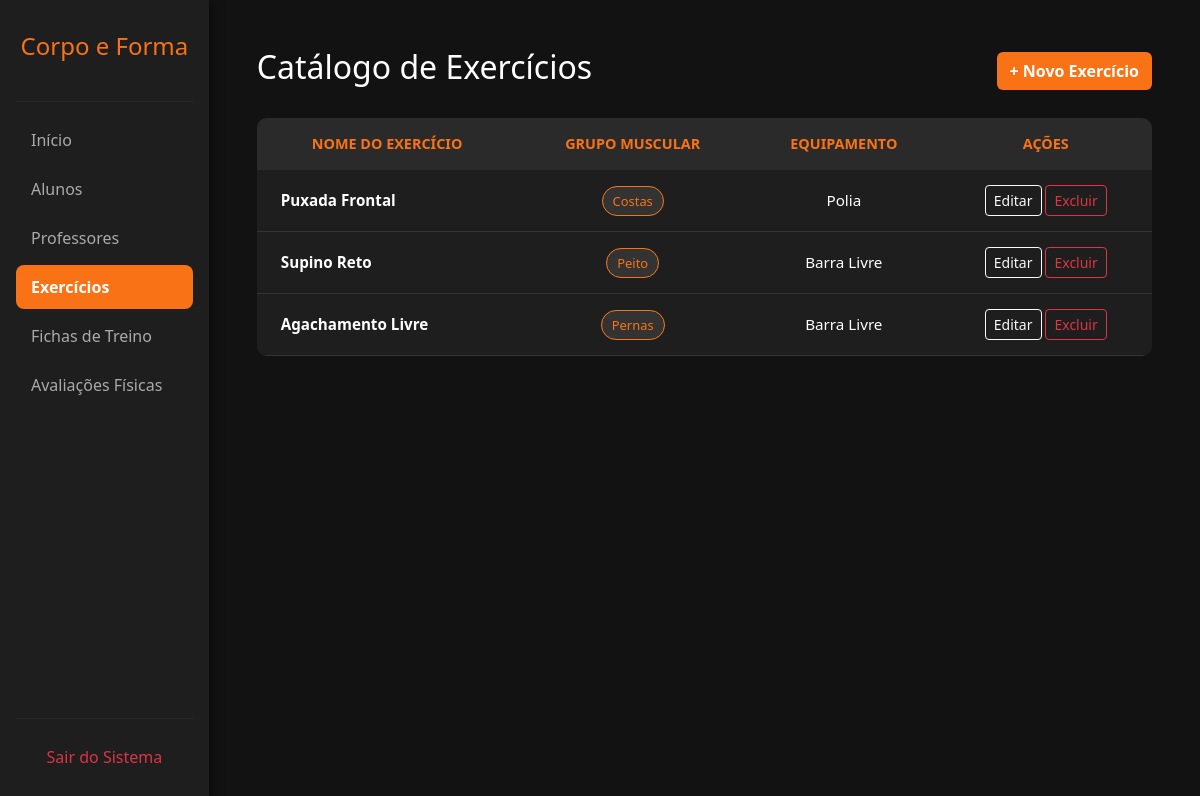
/exercicios.php (signed in), run on the app's committed database.
### tables this page shows
CREATE TABLE `exercicios` (
  `id` int(11) NOT NULL,
  `nome` varchar(100) NOT NULL,
  `grupo_muscular` varchar(50) NOT NULL,
  `equipamento` varchar(50) DEFAULT NULL,
  `instrucoes` text DEFAULT NULL
);

### exercicios.php (the view, shortened to what this page needs)
<?php
require 'conexao.php';
$stmt = $pdo->query("SELECT * FROM exercicios ORDER BY grupo_muscular ASC, nome ASC");
$exercicios = $stmt->fetchAll(PDO::FETCH_ASSOC);
?>
<!DOCTYPE html>
<html lang="pt-BR">
<head>
    <link href="https://cdn.jsdelivr.net/npm/bootstrap@5.3.2/dist/css/bootstrap.min.css" rel="stylesheet">
</head>
<body>
    <div class="d-flex">
        <div class="sidebar p-3 d-flex flex-column">
            <h4 class="text-center mt-3 mb-4" style="color: #f97316;">Corpo e Forma</h4>
            <hr style="border-color: #444;">
            <ul class="nav flex-column mb-auto">
                <li class="nav-item"><a href="painel.php" class="nav-link">Início</a></li>
                <li class="nav-item"><a href="alunos.php" class="nav-link">Alunos</a></li>
                <li class="nav-item"><a href="professores.php" class="nav-link">Professores</a></li>
                <li class="nav-item"><a href="exercicios.php" class="nav-link active">Exercícios</a></li>
                <li class="nav-item"><a href="fichas.php" class="nav-link">Fichas de Treino</a></li>
                <li class="nav-item"><a href="avaliacoes.php" class="nav-link">Avaliações Físicas</a></li>
            </ul>
            <hr style="border-color: #444;">
            <a href="index.php" class="nav-link text-danger text-center">Sair do Sistema</a>
        </div>
        <div class="content p-5 w-100">
            <div class="d-flex justify-content-between align-items-center mb-4">
                <h2>Catálogo de Exercícios</h2>
                <a href="cadastrar_exercicio.php" class="btn" style="background-color: #f97316; color: white; font-weight: bold;">+ Novo Exercício</a>
            </div>
            <div class="table-responsive table-custom">
                <table class="table table-borderless align-middle text-center mb-0">
                    <thead>
                        <tr>
                            <th>Nome do Exercício</th>
                            <th>Grupo Muscular</th>
                            <th>Equipamento</th>
                            <th>Ações</th>
                        </tr>
                    </thead>
                    <tbody>
                        <?php foreach ($exercicios as $ex): ?>
                        <tr>
                            <td class="text-start fw-bold ps-4"><?php echo $ex['nome']; ?></td>
                            <td><span class="badge-grupo"><?php echo $ex['grupo_muscular']; ?></span></td>
                            <td><?php echo $ex['equipamento']; ?></td>
                            <td>
                                <a href="editar_exercicio.php?id=<?php echo $ex['id']; ?>" class="btn btn-sm btn-outline-light">Editar</a>
                                <a href="excluir_exercicio.php?id=<?php echo $ex['id']; ?>" class="btn btn-sm btn-outline-danger" onclick="return confirm('Tem certeza que deseja excluir o exercício <?php echo $ex['nome']; ?>?');">Excluir</a>
                            </td>
                        </tr>
                        <?php endforeach; ?>
                    </tbody>
                </table>
            </div>
        </div>
    </div>
</body>
</html>

### exercicios.php (style rules this page uses)
body { background-color: #121212; color: #ffffff; overflow-x: hidden; }
.sidebar { background-color: #1e1e1e; min-height: 100vh; width: 250px; box-shadow: 2px 0 10px rgba(0,0,0,0.5); }
.nav-link { color: #aaaaaa; padding: 10px 15px; margin-bottom: 5px; border-radius: 8px; transition: 0.3s; }
.nav-link:hover, .nav-link.active { background-color: #f97316; color: #ffffff; font-weight: bold; }
.table-custom { background-color: #1e1e1e; border-radius: 10px; overflow: hidden; }
.table-custom th { color: #f97316; font-weight: 600; text-transform: uppercase; font-size: 0.9em; padding: 15px; background-color: #2a2a2a; border-bottom: none; }
.table-custom td { color: #ffffff; padding: 15px; border-bottom: 1px solid #333; font-size: 0.95em; background-color: #1e1e1e; }
.badge-grupo { background-color: #333; color: #f97316; border: 1px solid #f97316; padding: 5px 10px; border-radius: 20px; font-size: 0.85em; }

### data on the page
exercicios: nome "Puxada Frontal", grupo_muscular "Costas", equipamento "Polia"
exercicios: nome "Supino Reto", grupo_muscular "Peito", equipamento "Barra Livre"
exercicios: nome "Agachamento Livre", grupo_muscular "Pernas", equipamento "Barra Livre"
